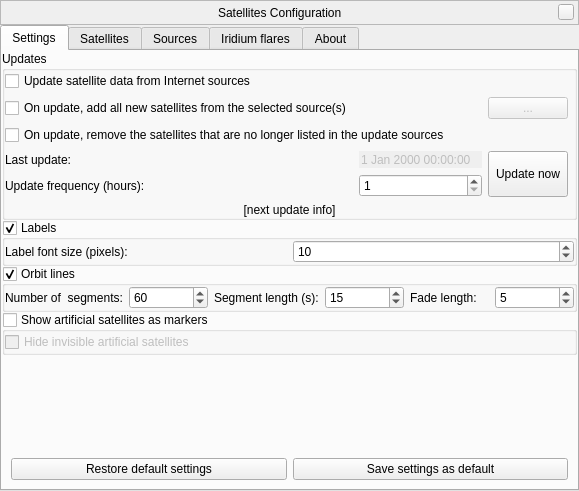
<?xml version="1.0" encoding="UTF-8"?>
<ui version="4.0">
 <class>satellitesDialog</class>
 <widget class="QWidget" name="satellitesDialog">
  <property name="geometry">
   <rect>
    <x>0</x>
    <y>0</y>
    <width>579</width>
    <height>491</height>
   </rect>
  </property>
  <property name="windowTitle">
   <string>Satellites Configuration</string>
  </property>
  <layout class="QVBoxLayout" name="verticalLayout_2">
   <property name="spacing">
    <number>0</number>
   </property>
   <property name="leftMargin">
    <number>0</number>
   </property>
   <property name="topMargin">
    <number>0</number>
   </property>
   <property name="rightMargin">
    <number>0</number>
   </property>
   <property name="bottomMargin">
    <number>0</number>
   </property>
   <item>
    <widget class="BarFrame" name="TitleBar">
     <property name="minimumSize">
      <size>
       <width>530</width>
       <height>25</height>
      </size>
     </property>
     <property name="maximumSize">
      <size>
       <width>16777215</width>
       <height>25</height>
      </size>
     </property>
     <property name="focusPolicy">
      <enum>Qt::NoFocus</enum>
     </property>
     <property name="autoFillBackground">
      <bool>false</bool>
     </property>
     <property name="frameShape">
      <enum>QFrame::StyledPanel</enum>
     </property>
     <layout class="QHBoxLayout">
      <property name="spacing">
       <number>0</number>
      </property>
      <property name="leftMargin">
       <number>0</number>
      </property>
      <property name="topMargin">
       <number>0</number>
      </property>
      <property name="rightMargin">
       <number>4</number>
      </property>
      <property name="bottomMargin">
       <number>0</number>
      </property>
      <item>
       <spacer>
        <property name="orientation">
         <enum>Qt::Horizontal</enum>
        </property>
        <property name="sizeHint" stdset="0">
         <size>
          <width>40</width>
          <height>20</height>
         </size>
        </property>
       </spacer>
      </item>
      <item>
       <widget class="QLabel" name="stelWindowTitle">
        <property name="text">
         <string>Satellites Configuration</string>
        </property>
       </widget>
      </item>
      <item>
       <spacer>
        <property name="orientation">
         <enum>Qt::Horizontal</enum>
        </property>
        <property name="sizeHint" stdset="0">
         <size>
          <width>40</width>
          <height>20</height>
         </size>
        </property>
       </spacer>
      </item>
      <item>
       <widget class="QPushButton" name="closeStelWindow">
        <property name="minimumSize">
         <size>
          <width>16</width>
          <height>16</height>
         </size>
        </property>
        <property name="maximumSize">
         <size>
          <width>16</width>
          <height>16</height>
         </size>
        </property>
        <property name="focusPolicy">
         <enum>Qt::NoFocus</enum>
        </property>
        <property name="text">
         <string/>
        </property>
       </widget>
      </item>
     </layout>
    </widget>
   </item>
   <item>
    <widget class="QTabWidget" name="tabs">
     <property name="sizePolicy">
      <sizepolicy hsizetype="Expanding" vsizetype="Expanding">
       <horstretch>0</horstretch>
       <verstretch>0</verstretch>
      </sizepolicy>
     </property>
     <property name="currentIndex">
      <number>0</number>
     </property>
     <property name="documentMode">
      <bool>false</bool>
     </property>
     <widget class="QWidget" name="settingsTab">
      <attribute name="title">
       <string>Settings</string>
      </attribute>
      <layout class="QVBoxLayout" name="verticalLayoutSettungsTab">
       <property name="spacing">
        <number>0</number>
       </property>
       <property name="leftMargin">
        <number>0</number>
       </property>
       <property name="topMargin">
        <number>0</number>
       </property>
       <property name="rightMargin">
        <number>0</number>
       </property>
       <property name="bottomMargin">
        <number>0</number>
       </property>
       <item>
        <widget class="QGroupBox" name="updatesGroup">
         <property name="title">
          <string>Updates</string>
         </property>
         <layout class="QGridLayout" name="updatesGridLayout">
          <property name="leftMargin">
           <number>0</number>
          </property>
          <property name="topMargin">
           <number>0</number>
          </property>
          <property name="rightMargin">
           <number>0</number>
          </property>
          <property name="bottomMargin">
           <number>0</number>
          </property>
          <item row="5" column="0" colspan="5">
           <widget class="QLabel" name="nextUpdateLabel">
            <property name="text">
             <string notr="true">[next update info]</string>
            </property>
            <property name="alignment">
             <set>Qt::AlignCenter</set>
            </property>
           </widget>
          </item>
          <item row="4" column="2">
           <widget class="QSpinBox" name="updateFrequencySpinBox">
            <property name="minimum">
             <number>1</number>
            </property>
            <property name="maximum">
             <number>9999</number>
            </property>
            <property name="value">
             <number>1</number>
            </property>
           </widget>
          </item>
          <item row="0" column="0" colspan="4">
           <widget class="QCheckBox" name="internetUpdatesCheckbox">
            <property name="text">
             <string>Update satellite data from Internet sources</string>
            </property>
           </widget>
          </item>
          <item row="3" column="0">
           <widget class="QLabel" name="label_7">
            <property name="text">
             <string>Last update:</string>
            </property>
           </widget>
          </item>
          <item row="3" column="1" rowspan="2">
           <spacer name="horizontalSpacer">
            <property name="orientation">
             <enum>Qt::Horizontal</enum>
            </property>
            <property name="sizeHint" stdset="0">
             <size>
              <width>17</width>
              <height>20</height>
             </size>
            </property>
           </spacer>
          </item>
          <item row="3" column="2">
           <widget class="QDateTimeEdit" name="lastUpdateDateTimeEdit">
            <property name="enabled">
             <bool>false</bool>
            </property>
            <property name="frame">
             <bool>false</bool>
            </property>
            <property name="buttonSymbols">
             <enum>QAbstractSpinBox::NoButtons</enum>
            </property>
           </widget>
          </item>
          <item row="1" column="0" colspan="4">
           <layout class="QHBoxLayout" name="horizontalLayoutAutoAdd">
            <item>
             <widget class="QCheckBox" name="checkBoxAutoAdd">
              <property name="sizePolicy">
               <sizepolicy hsizetype="Expanding" vsizetype="Fixed">
                <horstretch>0</horstretch>
                <verstretch>0</verstretch>
               </sizepolicy>
              </property>
              <property name="text">
               <string>On update, add all new satellites from the selected source(s)</string>
              </property>
             </widget>
            </item>
            <item>
             <widget class="QPushButton" name="jumpToSourcesButton">
              <property name="enabled">
               <bool>false</bool>
              </property>
              <property name="text">
               <string notr="true">...</string>
              </property>
             </widget>
            </item>
           </layout>
          </item>
          <item row="3" column="3" rowspan="2">
           <widget class="QPushButton" name="updateButton">
            <property name="sizePolicy">
             <sizepolicy hsizetype="Minimum" vsizetype="Preferred">
              <horstretch>0</horstretch>
              <verstretch>0</verstretch>
             </sizepolicy>
            </property>
            <property name="text">
             <string>Update now</string>
            </property>
           </widget>
          </item>
          <item row="2" column="0" colspan="4">
           <widget class="QCheckBox" name="checkBoxAutoRemove">
            <property name="text">
             <string>On update, remove the satellites that are no longer listed in the update sources</string>
            </property>
           </widget>
          </item>
          <item row="4" column="0">
           <widget class="QLabel" name="updateFrequencyLabel">
            <property name="text">
             <string>Update frequency (hours):</string>
            </property>
           </widget>
          </item>
         </layout>
        </widget>
       </item>
       <item>
        <widget class="QGroupBox" name="labelsGroup">
         <property name="title">
          <string>Labels</string>
         </property>
         <property name="flat">
          <bool>true</bool>
         </property>
         <property name="checkable">
          <bool>true</bool>
         </property>
         <layout class="QGridLayout" name="gridLayout_2">
          <property name="leftMargin">
           <number>0</number>
          </property>
          <property name="topMargin">
           <number>0</number>
          </property>
          <property name="rightMargin">
           <number>0</number>
          </property>
          <property name="bottomMargin">
           <number>0</number>
          </property>
          <item row="1" column="0">
           <widget class="QLabel" name="label_10">
            <property name="text">
             <string>Label font size (pixels):</string>
            </property>
           </widget>
          </item>
          <item row="1" column="1">
           <widget class="QSpinBox" name="fontSizeSpinBox">
            <property name="sizePolicy">
             <sizepolicy hsizetype="Minimum" vsizetype="Fixed">
              <horstretch>0</horstretch>
              <verstretch>0</verstretch>
             </sizepolicy>
            </property>
            <property name="minimum">
             <number>-100</number>
            </property>
            <property name="maximum">
             <number>200</number>
            </property>
            <property name="value">
             <number>10</number>
            </property>
           </widget>
          </item>
         </layout>
        </widget>
       </item>
       <item>
        <widget class="QGroupBox" name="orbitLinesGroup">
         <property name="title">
          <string>Orbit lines</string>
         </property>
         <property name="flat">
          <bool>true</bool>
         </property>
         <property name="checkable">
          <bool>true</bool>
         </property>
         <layout class="QGridLayout" name="gridLayout_3">
          <property name="leftMargin">
           <number>0</number>
          </property>
          <property name="topMargin">
           <number>0</number>
          </property>
          <property name="rightMargin">
           <number>0</number>
          </property>
          <property name="bottomMargin">
           <number>0</number>
          </property>
          <item row="0" column="1">
           <widget class="QSpinBox" name="orbitSegmentsSpin">
            <property name="toolTip">
             <string>Number of segments used to draw the line</string>
            </property>
            <property name="minimum">
             <number>3</number>
            </property>
            <property name="maximum">
             <number>200</number>
            </property>
            <property name="value">
             <number>60</number>
            </property>
           </widget>
          </item>
          <item row="0" column="3">
           <widget class="QSpinBox" name="orbitDurationSpin">
            <property name="toolTip">
             <string>Duration of a single segment in seconds</string>
            </property>
            <property name="minimum">
             <number>5</number>
            </property>
            <property name="maximum">
             <number>120</number>
            </property>
            <property name="value">
             <number>15</number>
            </property>
           </widget>
          </item>
          <item row="0" column="0">
           <widget class="QLabel" name="label_5">
            <property name="toolTip">
             <string>Number of segments used to draw the line</string>
            </property>
            <property name="text">
             <string>Number of  segments:</string>
            </property>
           </widget>
          </item>
          <item row="0" column="4">
           <widget class="QLabel" name="label_6">
            <property name="toolTip">
             <string>Number of segments used to draw each end of the line</string>
            </property>
            <property name="text">
             <string>Fade length:</string>
            </property>
           </widget>
          </item>
          <item row="0" column="2">
           <widget class="QLabel" name="label_8">
            <property name="toolTip">
             <string>Duration of a single segment in seconds</string>
            </property>
            <property name="text">
             <string extracomment="TRANSLATORS: = &quot;duration&quot;. 's' means seconds">Segment length (s):</string>
            </property>
           </widget>
          </item>
          <item row="0" column="5">
           <widget class="QSpinBox" name="orbitFadeSpin">
            <property name="toolTip">
             <string>Number of segments used to draw each end of the line</string>
            </property>
            <property name="maximum">
             <number>50</number>
            </property>
            <property name="value">
             <number>5</number>
            </property>
           </widget>
          </item>
         </layout>
        </widget>
       </item>
       <item>
        <widget class="QGroupBox" name="realisticGroup">
         <property name="title">
          <string>Show artificial satellites as markers</string>
         </property>
         <property name="checkable">
          <bool>true</bool>
         </property>
         <property name="checked">
          <bool>false</bool>
         </property>
         <layout class="QGridLayout" name="gridLayout_4">
          <property name="leftMargin">
           <number>0</number>
          </property>
          <property name="topMargin">
           <number>0</number>
          </property>
          <property name="rightMargin">
           <number>0</number>
          </property>
          <property name="bottomMargin">
           <number>0</number>
          </property>
          <item row="0" column="0">
           <widget class="QCheckBox" name="hideInvisibleSatellites">
            <property name="text">
             <string>Hide invisible artificial satellites</string>
            </property>
           </widget>
          </item>
         </layout>
        </widget>
       </item>
       <item>
        <spacer name="verticalSpacer_3">
         <property name="orientation">
          <enum>Qt::Vertical</enum>
         </property>
         <property name="sizeHint" stdset="0">
          <size>
           <width>0</width>
           <height>0</height>
          </size>
         </property>
        </spacer>
       </item>
       <item>
        <widget class="QFrame" name="frame">
         <layout class="QHBoxLayout" name="horizontalLayout_7">
          <property name="leftMargin">
           <number>9</number>
          </property>
          <property name="topMargin">
           <number>0</number>
          </property>
          <property name="rightMargin">
           <number>9</number>
          </property>
          <property name="bottomMargin">
           <number>9</number>
          </property>
          <item>
           <widget class="QPushButton" name="restoreDefaultsButton">
            <property name="sizePolicy">
             <sizepolicy hsizetype="Expanding" vsizetype="Fixed">
              <horstretch>0</horstretch>
              <verstretch>0</verstretch>
             </sizepolicy>
            </property>
            <property name="text">
             <string>Restore default settings</string>
            </property>
           </widget>
          </item>
          <item>
           <widget class="QPushButton" name="saveSettingsButton">
            <property name="sizePolicy">
             <sizepolicy hsizetype="Expanding" vsizetype="Fixed">
              <horstretch>0</horstretch>
              <verstretch>0</verstretch>
             </sizepolicy>
            </property>
            <property name="text">
             <string>Save settings as default</string>
            </property>
           </widget>
          </item>
         </layout>
        </widget>
       </item>
      </layout>
     </widget>
     <widget class="QWidget" name="satellitesTab">
      <attribute name="title">
       <string>Satellites</string>
      </attribute>
      <layout class="QHBoxLayout" name="horizontalLayout_5">
       <item>
        <layout class="QVBoxLayout" name="verticalLayout">
         <item>
          <widget class="QComboBox" name="groupFilterCombo">
           <property name="editable">
            <bool>true</bool>
           </property>
           <property name="insertPolicy">
            <enum>QComboBox::NoInsert</enum>
           </property>
          </widget>
         </item>
         <item>
          <widget class="QLineEdit" name="lineEditSearch">
           <property name="placeholderText">
            <string>Search in list...</string>
           </property>
          </widget>
         </item>
         <item>
          <widget class="QListView" name="satellitesList">
           <property name="toolTip">
            <string>Double-click a satellite to start tracking it.</string>
           </property>
           <property name="selectionMode">
            <enum>QAbstractItemView::ExtendedSelection</enum>
           </property>
          </widget>
         </item>
         <item>
          <layout class="QHBoxLayout" name="horizontalLayout_2">
           <item>
            <widget class="QPushButton" name="addSatellitesButton">
             <property name="sizePolicy">
              <sizepolicy hsizetype="Fixed" vsizetype="Fixed">
               <horstretch>0</horstretch>
               <verstretch>0</verstretch>
              </sizepolicy>
             </property>
             <property name="toolTip">
              <string>Add more satellites</string>
             </property>
             <property name="text">
              <string notr="true">Add</string>
             </property>
            </widget>
           </item>
           <item>
            <widget class="QPushButton" name="removeSatellitesButton">
             <property name="sizePolicy">
              <sizepolicy hsizetype="Fixed" vsizetype="Fixed">
               <horstretch>0</horstretch>
               <verstretch>0</verstretch>
              </sizepolicy>
             </property>
             <property name="toolTip">
              <string>Remove the selected satellites</string>
             </property>
             <property name="text">
              <string notr="true">Remove</string>
             </property>
            </widget>
           </item>
           <item>
            <widget class="QPushButton" name="satColorPickerButton">
             <property name="sizePolicy">
              <sizepolicy hsizetype="Fixed" vsizetype="Fixed">
               <horstretch>0</horstretch>
               <verstretch>0</verstretch>
              </sizepolicy>
             </property>
             <property name="toolTip">
              <string>Change color for selected satellites</string>
             </property>
             <property name="text">
              <string notr="true">Color</string>
             </property>
            </widget>
           </item>
           <item>
            <spacer name="horizontalSpacer_2">
             <property name="orientation">
              <enum>Qt::Horizontal</enum>
             </property>
             <property name="sizeHint" stdset="0">
              <size>
               <width>40</width>
               <height>20</height>
              </size>
             </property>
            </spacer>
           </item>
           <item>
            <widget class="QPushButton" name="saveSatellitesButton">
             <property name="enabled">
              <bool>true</bool>
             </property>
             <property name="sizePolicy">
              <sizepolicy hsizetype="Fixed" vsizetype="Fixed">
               <horstretch>0</horstretch>
               <verstretch>0</verstretch>
              </sizepolicy>
             </property>
             <property name="toolTip">
              <string>Save changes</string>
             </property>
             <property name="text">
              <string notr="true">Save</string>
             </property>
            </widget>
           </item>
          </layout>
         </item>
        </layout>
       </item>
       <item>
        <layout class="QVBoxLayout" name="verticalLayout_7">
         <item>
          <layout class="QHBoxLayout" name="horizontalLayout_4">
           <item>
            <widget class="QLabel" name="label">
             <property name="text">
              <string>Name:</string>
             </property>
             <property name="buddy">
              <cstring>nameEdit</cstring>
             </property>
            </widget>
           </item>
           <item>
            <widget class="QLineEdit" name="nameEdit">
             <property name="alignment">
              <set>Qt::AlignRight|Qt::AlignTrailing|Qt::AlignVCenter</set>
             </property>
             <property name="readOnly">
              <bool>true</bool>
             </property>
            </widget>
           </item>
          </layout>
         </item>
         <item>
          <layout class="QHBoxLayout" name="horizontalLayoutCatalogNumber">
           <item>
            <widget class="QLabel" name="labelCatalogNumber">
             <property name="text">
              <string>Catalog number:</string>
             </property>
             <property name="buddy">
              <cstring>noradNumberEdit</cstring>
             </property>
            </widget>
           </item>
           <item>
            <widget class="QLineEdit" name="noradNumberEdit">
             <property name="alignment">
              <set>Qt::AlignRight|Qt::AlignTrailing|Qt::AlignVCenter</set>
             </property>
             <property name="readOnly">
              <bool>true</bool>
             </property>
            </widget>
           </item>
          </layout>
         </item>
         <item>
          <layout class="QGridLayout" name="gridLayout_5">
           <property name="horizontalSpacing">
            <number>0</number>
           </property>
           <item row="0" column="0">
            <widget class="QCheckBox" name="displayedCheckbox">
             <property name="toolTip">
              <string>Display the selected satellite(s)</string>
             </property>
             <property name="text">
              <string>Displayed</string>
             </property>
             <property name="tristate">
              <bool>false</bool>
             </property>
            </widget>
           </item>
           <item row="0" column="1">
            <widget class="QCheckBox" name="orbitCheckbox">
             <property name="toolTip">
              <string>Display orbit line(s) for the selected satellite(s)</string>
             </property>
             <property name="text">
              <string>Orbit</string>
             </property>
             <property name="tristate">
              <bool>false</bool>
             </property>
            </widget>
           </item>
           <item row="1" column="0">
            <widget class="QCheckBox" name="userCheckBox">
             <property name="toolTip">
              <string>Do not update (or remove on update) the selected satellite(s)</string>
             </property>
             <property name="text">
              <string>Do not update</string>
             </property>
            </widget>
           </item>
          </layout>
         </item>
         <item>
          <layout class="QVBoxLayout" name="verticalLayout_6">
           <property name="spacing">
            <number>0</number>
           </property>
           <item>
            <widget class="QLabel" name="label_4">
             <property name="text">
              <string>Description:</string>
             </property>
            </widget>
           </item>
           <item>
            <widget class="QTextEdit" name="descriptionTextEdit">
             <property name="readOnly">
              <bool>false</bool>
             </property>
             <property name="acceptRichText">
              <bool>false</bool>
             </property>
             <property name="placeholderText">
              <string notr="true"/>
             </property>
            </widget>
           </item>
          </layout>
         </item>
         <item>
          <layout class="QVBoxLayout" name="verticalLayout_4">
           <property name="spacing">
            <number>0</number>
           </property>
           <item>
            <widget class="QLabel" name="label_3">
             <property name="text">
              <string>Groups:</string>
             </property>
            </widget>
           </item>
           <item>
            <widget class="QListWidget" name="groupsListWidget">
             <property name="editTriggers">
              <set>QAbstractItemView::CurrentChanged|QAbstractItemView::SelectedClicked</set>
             </property>
             <property name="isWrapping" stdset="0">
              <bool>true</bool>
             </property>
            </widget>
           </item>
          </layout>
         </item>
         <item>
          <layout class="QVBoxLayout" name="verticalLayout_5">
           <property name="spacing">
            <number>0</number>
           </property>
           <item>
            <widget class="QLabel" name="labelTle">
             <property name="text">
              <string>TLE set:</string>
             </property>
            </widget>
           </item>
           <item>
            <widget class="QLineEdit" name="tleFirstLineEdit">
             <property name="frame">
              <bool>false</bool>
             </property>
             <property name="readOnly">
              <bool>true</bool>
             </property>
            </widget>
           </item>
           <item>
            <widget class="QLineEdit" name="tleSecondLineEdit">
             <property name="frame">
              <bool>false</bool>
             </property>
             <property name="readOnly">
              <bool>true</bool>
             </property>
            </widget>
           </item>
          </layout>
         </item>
        </layout>
       </item>
      </layout>
     </widget>
     <widget class="QWidget" name="sourcesTab">
      <attribute name="title">
       <string>Sources</string>
      </attribute>
      <layout class="QVBoxLayout" name="verticalLayout_10">
       <item>
        <widget class="QListWidget" name="sourceList">
         <property name="editTriggers">
          <set>QAbstractItemView::DoubleClicked</set>
         </property>
         <property name="sortingEnabled">
          <bool>false</bool>
         </property>
        </widget>
       </item>
       <item>
        <widget class="QLabel" name="labelAutoAdd">
         <property name="text">
          <string>Satellites in the marked source lists will be automatically added on the next update if they are not already in the collection.</string>
         </property>
         <property name="wordWrap">
          <bool>true</bool>
         </property>
        </widget>
       </item>
       <item>
        <layout class="QHBoxLayout" name="horizontalLayout">
         <item>
          <widget class="QLineEdit" name="sourceEdit">
           <property name="toolTip">
            <string>Enter or edit the URL of the selected source. Changes are saved by pressing Enter.</string>
           </property>
          </widget>
         </item>
         <item>
          <widget class="QPushButton" name="addSourceButton">
           <property name="toolTip">
            <string>Add new source</string>
           </property>
           <property name="text">
            <string notr="true">Add</string>
           </property>
          </widget>
         </item>
         <item>
          <widget class="QPushButton" name="deleteSourceButton">
           <property name="toolTip">
            <string>Remove selected source</string>
           </property>
           <property name="text">
            <string notr="true">Remove</string>
           </property>
          </widget>
         </item>
        </layout>
       </item>
      </layout>
     </widget>
     <widget class="QWidget" name="iridiumTab">
      <attribute name="title">
       <string>Iridium flares</string>
      </attribute>
      <layout class="QGridLayout" name="gridLayout">
       <item row="0" column="0">
        <widget class="QTreeWidget" name="iridiumFlaresTreeWidget">
         <property name="editTriggers">
          <set>QAbstractItemView::NoEditTriggers</set>
         </property>
         <property name="sortingEnabled">
          <bool>true</bool>
         </property>
         <property name="expandsOnDoubleClick">
          <bool>false</bool>
         </property>
         <property name="columnCount">
          <number>0</number>
         </property>
        </widget>
       </item>
       <item row="1" column="0">
        <layout class="QHBoxLayout" name="horizontalLayout_3">
         <item>
          <layout class="QHBoxLayout" name="horizontalLayout_6">
           <item>
            <widget class="QLabel" name="labelFlaresPredictionDepth">
             <property name="text">
              <string>Flare prediction (days):</string>
             </property>
            </widget>
           </item>
           <item>
            <widget class="QSpinBox" name="flaresPredictionDepthSpinBox">
             <property name="minimum">
              <number>1</number>
             </property>
             <property name="maximum">
              <number>14</number>
             </property>
             <property name="value">
              <number>1</number>
             </property>
            </widget>
           </item>
          </layout>
         </item>
         <item>
          <widget class="QPushButton" name="predictIridiumFlaresPushButton">
           <property name="toolTip">
            <string>Calculations require time, please be patient</string>
           </property>
           <property name="text">
            <string>Predict Iridium flares</string>
           </property>
          </widget>
         </item>
         <item>
          <widget class="QPushButton" name="predictedIridiumFlaresSaveButton">
           <property name="text">
            <string>Save predictions...</string>
           </property>
          </widget>
         </item>
        </layout>
       </item>
      </layout>
     </widget>
     <widget class="QWidget" name="aboutTab">
      <attribute name="title">
       <string comment="tab in plugin windows">About</string>
      </attribute>
      <layout class="QVBoxLayout" name="verticalLayout_11">
       <property name="spacing">
        <number>9</number>
       </property>
       <property name="leftMargin">
        <number>9</number>
       </property>
       <property name="topMargin">
        <number>9</number>
       </property>
       <property name="rightMargin">
        <number>9</number>
       </property>
       <property name="bottomMargin">
        <number>9</number>
       </property>
       <item>
        <widget class="QTextBrowser" name="aboutTextBrowser">
         <property name="openExternalLinks">
          <bool>true</bool>
         </property>
         <property name="openLinks">
          <bool>true</bool>
         </property>
        </widget>
       </item>
      </layout>
     </widget>
    </widget>
   </item>
  </layout>
 </widget>
 <customwidgets>
  <customwidget>
   <class>BarFrame</class>
   <extends>QFrame</extends>
   <header>Dialog.hpp</header>
   <container>1</container>
  </customwidget>
 </customwidgets>
 <tabstops>
  <tabstop>tabs</tabstop>
  <tabstop>internetUpdatesCheckbox</tabstop>
  <tabstop>checkBoxAutoAdd</tabstop>
  <tabstop>jumpToSourcesButton</tabstop>
  <tabstop>checkBoxAutoRemove</tabstop>
  <tabstop>updateButton</tabstop>
  <tabstop>lastUpdateDateTimeEdit</tabstop>
  <tabstop>updateFrequencySpinBox</tabstop>
  <tabstop>labelsGroup</tabstop>
  <tabstop>fontSizeSpinBox</tabstop>
  <tabstop>orbitLinesGroup</tabstop>
  <tabstop>orbitSegmentsSpin</tabstop>
  <tabstop>orbitDurationSpin</tabstop>
  <tabstop>restoreDefaultsButton</tabstop>
  <tabstop>saveSettingsButton</tabstop>
  <tabstop>groupFilterCombo</tabstop>
  <tabstop>lineEditSearch</tabstop>
  <tabstop>satellitesList</tabstop>
  <tabstop>nameEdit</tabstop>
  <tabstop>noradNumberEdit</tabstop>
  <tabstop>displayedCheckbox</tabstop>
  <tabstop>orbitCheckbox</tabstop>
  <tabstop>userCheckBox</tabstop>
  <tabstop>descriptionTextEdit</tabstop>
  <tabstop>groupsListWidget</tabstop>
  <tabstop>tleFirstLineEdit</tabstop>
  <tabstop>tleSecondLineEdit</tabstop>
  <tabstop>addSatellitesButton</tabstop>
  <tabstop>removeSatellitesButton</tabstop>
  <tabstop>satColorPickerButton</tabstop>
  <tabstop>saveSatellitesButton</tabstop>
  <tabstop>sourceList</tabstop>
  <tabstop>sourceEdit</tabstop>
  <tabstop>addSourceButton</tabstop>
  <tabstop>deleteSourceButton</tabstop>
  <tabstop>aboutTextBrowser</tabstop>
 </tabstops>
 <resources/>
 <connections>
  <connection>
   <sender>checkBoxAutoAdd</sender>
   <signal>toggled(bool)</signal>
   <receiver>jumpToSourcesButton</receiver>
   <slot>setEnabled(bool)</slot>
   <hints>
    <hint type="sourcelabel">
     <x>213</x>
     <y>97</y>
    </hint>
    <hint type="destinationlabel">
     <x>458</x>
     <y>103</y>
    </hint>
   </hints>
  </connection>
  <connection>
   <sender>checkBoxAutoAdd</sender>
   <signal>toggled(bool)</signal>
   <receiver>labelAutoAdd</receiver>
   <slot>setVisible(bool)</slot>
   <hints>
    <hint type="sourcelabel">
     <x>220</x>
     <y>96</y>
    </hint>
    <hint type="destinationlabel">
     <x>263</x>
     <y>436</y>
    </hint>
   </hints>
  </connection>
 </connections>
</ui>
